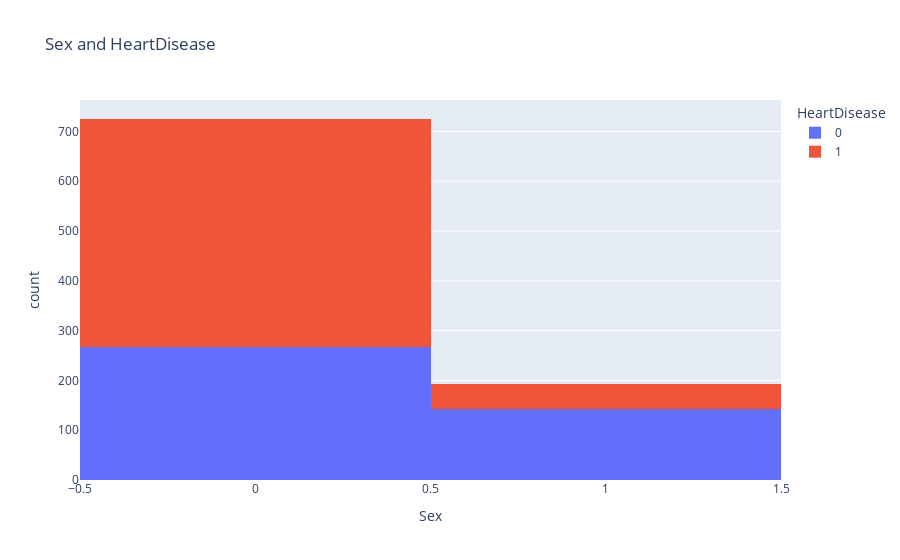

The notebook cell this image was saved under:
### Markdown cell above
# Sex and HeartDisease

### Code cell
px.histogram(heart,x='Sex', color='HeartDisease', title='Sex and HeartDisease')

### Figure 1 — Plotly figure (JSON) as saved in the notebook; plotly's stock layout.template omitted (floating-point values rounded to 4 significant figures; data arrays with more than 128 entries replaced by an {"elided": "..."} marker saying what was removed)
{"data": [{"bingroup": "x", "hovertemplate": "HeartDisease=0<br>Sex=%{x}<br>count=%{y}<extra></extra>", "legendgroup": "0", "marker": {"color": "#636efa", "pattern": {"shape": ""}}, "name": "0", "orientation": "v", "showlegend": true, "type": "histogram", "x": {"elided": "410 int values"}, "xaxis": "x", "yaxis": "y"}, {"bingroup": "x", "hovertemplate": "HeartDisease=1<br>Sex=%{x}<br>count=%{y}<extra></extra>", "legendgroup": "1", "marker": {"color": "#EF553B", "pattern": {"shape": ""}}, "name": "1", "orientation": "v", "showlegend": true, "type": "histogram", "x": {"elided": "508 int values"}, "xaxis": "x", "yaxis": "y"}], "layout": {"barmode": "relative", "legend": {"title": {"text": "HeartDisease"}, "tracegroupgap": 0}, "title": {"text": "Sex and HeartDisease"}, "xaxis": {"anchor": "y", "domain": [0, 1], "title": {"text": "Sex"}}, "yaxis": {"anchor": "x", "domain": [0, 1], "title": {"text": "count"}}}}
